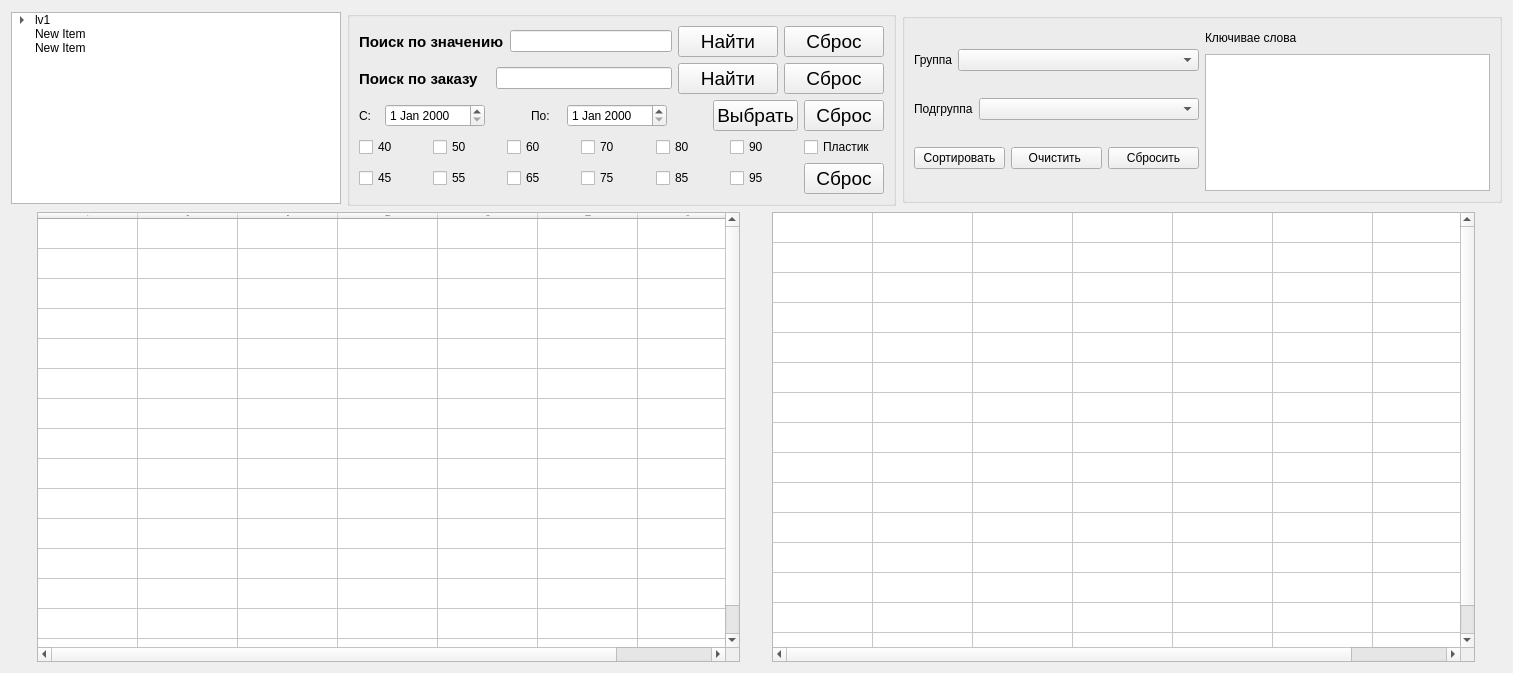
      <widget class="QWidget" name="tab_moove">
       <attribute name="title">
        <string>Отгрузка</string>
       </attribute>
       <layout class="QVBoxLayout" name="verticalLayout_4">
        <item>
         <layout class="QHBoxLayout" name="lay_menu_moove">
          <item>
           <widget class="QTreeWidget" name="tree_moove">
            <property name="sizePolicy">
             <sizepolicy hsizetype="Maximum" vsizetype="Maximum">
              <horstretch>0</horstretch>
              <verstretch>0</verstretch>
             </sizepolicy>
            </property>
            <property name="minimumSize">
             <size>
              <width>330</width>
              <height>180</height>
             </size>
            </property>
            <property name="font">
             <font>
              <weight>62</weight>
              <italic>false</italic>
              <bold>true</bold>
             </font>
            </property>
            <property name="layoutDirection">
             <enum>Qt::LeftToRight</enum>
            </property>
            <property name="editTriggers">
             <set>QAbstractItemView::NoEditTriggers</set>
            </property>
            <property name="selectionMode">
             <enum>QAbstractItemView::ExtendedSelection</enum>
            </property>
            <property name="headerHidden">
             <bool>true</bool>
            </property>
            <attribute name="headerVisible">
             <bool>false</bool>
            </attribute>
            <attribute name="headerCascadingSectionResizes">
             <bool>false</bool>
            </attribute>
            <attribute name="headerDefaultSectionSize">
             <number>120</number>
            </attribute>
            <attribute name="headerHighlightSections">
             <bool>false</bool>
            </attribute>
            <attribute name="headerShowSortIndicator" stdset="0">
             <bool>false</bool>
            </attribute>
            <attribute name="headerStretchLastSection">
             <bool>true</bool>
            </attribute>
            <column>
             <property name="text">
              <string notr="true">Классификация</string>
             </property>
            </column>
            <column>
             <property name="text">
              <string>Количество</string>
             </property>
            </column>
            <item>
             <property name="text">
              <string>lv1</string>
             </property>
             <item>
              <property name="text">
               <string>lv2</string>
              </property>
             </item>
             <item>
              <property name="text">
               <string>New Item</string>
              </property>
             </item>
             <item>
              <property name="text">
               <string>New Item</string>
              </property>
             </item>
            </item>
            <item>
             <property name="text">
              <string>New Item</string>
             </property>
            </item>
            <item>
             <property name="text">
              <string>New Item</string>
             </property>
            </item>
           </widget>
          </item>
          <item>
           <widget class="QGroupBox" name="box_serch_moove">
            <property name="sizePolicy">
             <sizepolicy hsizetype="Preferred" vsizetype="Maximum">
              <horstretch>0</horstretch>
              <verstretch>0</verstretch>
             </sizepolicy>
            </property>
            <property name="title">
             <string/>
            </property>
            <layout class="QVBoxLayout" name="verticalLayout_3">
             <item>
              <layout class="QHBoxLayout" name="lay_value_serch_moove">
               <item>
                <widget class="QLabel" name="label_value_serch_moove">
                 <property name="font">
                  <font>
                   <pointsize>11</pointsize>
                   <weight>75</weight>
                   <italic>false</italic>
                   <bold>true</bold>
                  </font>
                 </property>
                 <property name="text">
                  <string>Поиск по значению</string>
                 </property>
                </widget>
               </item>
               <item>
                <widget class="QLineEdit" name="lineedit_value_serch_moove"/>
               </item>
               <item>
                <widget class="QPushButton" name="pushbutton_ok_value_serch_moove">
                 <property name="minimumSize">
                  <size>
                   <width>100</width>
                   <height>0</height>
                  </size>
                 </property>
                 <property name="font">
                  <font>
                   <pointsize>14</pointsize>
                   <weight>50</weight>
                   <italic>false</italic>
                   <bold>false</bold>
                  </font>
                 </property>
                 <property name="styleSheet">
                  <string notr="true"/>
                 </property>
                 <property name="text">
                  <string>Найти</string>
                 </property>
                </widget>
               </item>
               <item>
                <widget class="QPushButton" name="pushButton_cancel_value_serch_moove">
                 <property name="minimumSize">
                  <size>
                   <width>100</width>
                   <height>0</height>
                  </size>
                 </property>
                 <property name="font">
                  <font>
                   <pointsize>14</pointsize>
                   <weight>50</weight>
                   <italic>false</italic>
                   <bold>false</bold>
                  </font>
                 </property>
                 <property name="text">
                  <string>Сброс</string>
                 </property>
                </widget>
               </item>
              </layout>
             </item>
             <item>
              <layout class="QHBoxLayout" name="lay_nomber_serch_moove">
               <item>
                <widget class="QLabel" name="label_nomber_serch_moove">
                 <property name="font">
                  <font>
                   <pointsize>11</pointsize>
                   <weight>75</weight>
                   <italic>false</italic>
                   <bold>true</bold>
                  </font>
                 </property>
                 <property name="text">
                  <string>Поиск по заказу</string>
                 </property>
                </widget>
               </item>
               <item>
                <spacer name="hspacer_nomber_serch_moove">
                 <property name="orientation">
                  <enum>Qt::Horizontal</enum>
                 </property>
                 <property name="sizeType">
                  <enum>QSizePolicy::Fixed</enum>
                 </property>
                 <property name="sizeHint" stdset="0">
                  <size>
                   <width>11</width>
                   <height>20</height>
                  </size>
                 </property>
                </spacer>
               </item>
               <item>
                <widget class="QLineEdit" name="lineedit_nomber_serch_moove"/>
               </item>
               <item>
                <widget class="QPushButton" name="pushbutton_ok_nomber_serch_moove">
                 <property name="minimumSize">
                  <size>
                   <width>100</width>
                   <height>0</height>
                  </size>
                 </property>
                 <property name="font">
                  <font>
                   <pointsize>14</pointsize>
                   <weight>50</weight>
                   <italic>false</italic>
                   <bold>false</bold>
                  </font>
                 </property>
                 <property name="text">
                  <string>Найти</string>
                 </property>
                </widget>
               </item>
               <item>
                <widget class="QPushButton" name="pushbutton_cancel_nomber_serch_moove">
                 <property name="minimumSize">
                  <size>
                   <width>100</width>
                   <height>0</height>
                  </size>
                 </property>
                 <property name="font">
                  <font>
                   <pointsize>14</pointsize>
                   <weight>50</weight>
                   <italic>false</italic>
                   <bold>false</bold>
                  </font>
                 </property>
                 <property name="text">
                  <string>Сброс</string>
                 </property>
                </widget>
               </item>
              </layout>
             </item>
             <item>
              <layout class="QHBoxLayout" name="lay_date_serch_moove">
               <item>
                <widget class="QLabel" name="label1_data_serch_moove">
                 <property name="minimumSize">
                  <size>
                   <width>20</width>
                   <height>1</height>
                  </size>
                 </property>
                 <property name="maximumSize">
                  <size>
                   <width>9</width>
                   <height>16777215</height>
                  </size>
                 </property>
                 <property name="text">
                  <string>С:</string>
                 </property>
                </widget>
               </item>
               <item>
                <widget class="QDateEdit" name="dateedit_start_serch_moove">
                 <property name="minimumSize">
                  <size>
                   <width>100</width>
                   <height>0</height>
                  </size>
                 </property>
                 <property name="font">
                  <font>
                   <weight>62</weight>
                   <italic>false</italic>
                   <bold>true</bold>
                  </font>
                 </property>
                </widget>
               </item>
               <item>
                <spacer name="hspacer2__data_serch_moove">
                 <property name="orientation">
                  <enum>Qt::Horizontal</enum>
                 </property>
                 <property name="sizeType">
                  <enum>QSizePolicy::Fixed</enum>
                 </property>
                 <property name="sizeHint" stdset="0">
                  <size>
                   <width>40</width>
                   <height>20</height>
                  </size>
                 </property>
                </spacer>
               </item>
               <item>
                <widget class="QLabel" name="label2_data_serch_moove">
                 <property name="minimumSize">
                  <size>
                   <width>30</width>
                   <height>0</height>
                  </size>
                 </property>
                 <property name="maximumSize">
                  <size>
                   <width>15</width>
                   <height>16777215</height>
                  </size>
                 </property>
                 <property name="text">
                  <string>По:</string>
                 </property>
                </widget>
               </item>
               <item>
                <widget class="QDateEdit" name="dateedit_finish_serch_moove">
                 <property name="sizePolicy">
                  <sizepolicy hsizetype="Minimum" vsizetype="Fixed">
                   <horstretch>0</horstretch>
                   <verstretch>0</verstretch>
                  </sizepolicy>
                 </property>
                 <property name="minimumSize">
                  <size>
                   <width>100</width>
                   <height>0</height>
                  </size>
                 </property>
                 <property name="font">
                  <font>
                   <weight>62</weight>
                   <italic>false</italic>
                   <bold>true</bold>
                  </font>
                 </property>
                </widget>
               </item>
               <item>
                <spacer name="hspacer1_data_serch_moove">
                 <property name="orientation">
                  <enum>Qt::Horizontal</enum>
                 </property>
                 <property name="sizeType">
                  <enum>QSizePolicy::Fixed</enum>
                 </property>
                 <property name="sizeHint" stdset="0">
                  <size>
                   <width>40</width>
                   <height>20</height>
                  </size>
                 </property>
                </spacer>
               </item>
               <item>
                <widget class="QPushButton" name="pushbutton_ok_data_serch_moove">
                 <property name="minimumSize">
                  <size>
                   <width>0</width>
                   <height>0</height>
                  </size>
                 </property>
                 <property name="maximumSize">
                  <size>
                   <width>100</width>
                   <height>16777215</height>
                  </size>
                 </property>
                 <property name="font">
                  <font>
                   <pointsize>14</pointsize>
                   <weight>50</weight>
                   <italic>false</italic>
                   <bold>false</bold>
                  </font>
                 </property>
                 <property name="text">
                  <string>Выбрать</string>
                 </property>
                </widget>
               </item>
               <item>
                <widget class="QPushButton" name="pushbutton_cancel_data_serch_moove">
                 <property name="maximumSize">
                  <size>
                   <width>100</width>
                   <height>16777215</height>
                  </size>
                 </property>
                 <property name="font">
                  <font>
                   <pointsize>14</pointsize>
                   <weight>50</weight>
                   <italic>false</italic>
                   <bold>false</bold>
                  </font>
                 </property>
                 <property name="text">
                  <string>Сброс</string>
                 </property>
                </widget>
               </item>
              </layout>
             </item>
             <item>
              <layout class="QGridLayout" name="lay_hard_serch_moove">
               <item row="1" column="5">
                <widget class="QCheckBox" name="checkbox_95_hard_serch_moove">
                 <property name="text">
                  <string>95</string>
                 </property>
                </widget>
               </item>
               <item row="0" column="5">
                <widget class="QCheckBox" name="checkbox_90_hard_serch_moove">
                 <property name="enabled">
                  <bool>true</bool>
                 </property>
                 <property name="text">
                  <string>90</string>
                 </property>
                 <property name="checked">
                  <bool>false</bool>
                 </property>
                </widget>
               </item>
               <item row="1" column="6">
                <widget class="QPushButton" name="pushbutton_cancel_hard_serch_moove">
                 <property name="font">
                  <font>
                   <pointsize>14</pointsize>
                   <weight>50</weight>
                   <italic>false</italic>
                   <bold>false</bold>
                  </font>
                 </property>
                 <property name="text">
                  <string>Сброс</string>
                 </property>
                </widget>
               </item>
               <item row="1" column="4">
                <widget class="QCheckBox" name="checkbox_85_hard_serch_moove">
                 <property name="text">
                  <string>85</string>
                 </property>
                </widget>
               </item>
               <item row="1" column="0">
                <widget class="QCheckBox" name="checkbox_45_hard_serch_moove">
                 <property name="text">
                  <string>45</string>
                 </property>
                </widget>
               </item>
               <item row="1" column="2">
                <widget class="QCheckBox" name="checkbox_65_hard_serch_moove">
                 <property name="text">
                  <string>65</string>
                 </property>
                </widget>
               </item>
               <item row="1" column="3">
                <widget class="QCheckBox" name="checkbox_75_hard_serch_moove">
                 <property name="text">
                  <string>75</string>
                 </property>
                </widget>
               </item>
               <item row="1" column="1">
                <widget class="QCheckBox" name="checkbox_55_hard_serch_moove">
                 <property name="text">
                  <string>55</string>
                 </property>
                </widget>
               </item>
               <item row="0" column="6">
                <widget class="QCheckBox" name="checkbox_plast_hard_serch_moove">
                 <property name="text">
                  <string>Пластик</string>
                 </property>
                </widget>
               </item>
               <item row="0" column="4">
                <widget class="QCheckBox" name="checkbox_80_hard_serch_moove">
                 <property name="text">
                  <string>80</string>
                 </property>
                </widget>
               </item>
               <item row="0" column="3">
                <widget class="QCheckBox" name="checkbox_70_hard_serch_moove">
                 <property name="text">
                  <string>70</string>
                 </property>
                </widget>
               </item>
               <item row="0" column="0">
                <widget class="QCheckBox" name="checkbox_40_hard_serch_moove">
                 <property name="text">
                  <string>40</string>
                 </property>
                </widget>
               </item>
               <item row="0" column="1">
                <widget class="QCheckBox" name="checkbox_50_hard_serch_moove">
                 <property name="text">
                  <string>50</string>
                 </property>
                </widget>
               </item>
               <item row="0" column="2">
                <widget class="QCheckBox" name="checkbox_60_hard_serch_moove">
                 <property name="text">
                  <string>60</string>
                 </property>
                </widget>
               </item>
              </layout>
             </item>
            </layout>
           </widget>
          </item>
          <item>
           <widget class="QGroupBox" name="groupBox">
            <property name="sizePolicy">
             <sizepolicy hsizetype="Preferred" vsizetype="Maximum">
              <horstretch>0</horstretch>
              <verstretch>0</verstretch>
             </sizepolicy>
            </property>
            <property name="minimumSize">
             <size>
              <width>600</width>
              <height>0</height>
             </size>
            </property>
            <property name="maximumSize">
             <size>
              <width>16777215</width>
              <height>190</height>
             </size>
            </property>
            <property name="title">
             <string/>
            </property>
            <layout class="QHBoxLayout" name="horizontalLayout_10">
             <item>
              <layout class="QVBoxLayout" name="verticalLayout_18">
               <item>
                <layout class="QHBoxLayout" name="horizontalLayout_6">
                 <item>
                  <widget class="QLabel" name="label">
                   <property name="text">
                    <string>Группа</string>
                   </property>
                  </widget>
                 </item>
                 <item>
                  <widget class="QComboBox" name="comboBox">
                   <property name="sizePolicy">
                    <sizepolicy hsizetype="Expanding" vsizetype="Fixed">
                     <horstretch>0</horstretch>
                     <verstretch>0</verstretch>
                    </sizepolicy>
                   </property>
                   <property name="maximumSize">
                    <size>
                     <width>260</width>
                     <height>16777215</height>
                    </size>
                   </property>
                  </widget>
                 </item>
                </layout>
               </item>
               <item>
                <layout class="QHBoxLayout" name="horizontalLayout_7">
                 <item>
                  <widget class="QLabel" name="label_2">
                   <property name="text">
                    <string>Подгруппа</string>
                   </property>
                  </widget>
                 </item>
                 <item>
                  <widget class="QComboBox" name="comboBox_2">
                   <property name="sizePolicy">
                    <sizepolicy hsizetype="Expanding" vsizetype="Fixed">
                     <horstretch>0</horstretch>
                     <verstretch>0</verstretch>
                    </sizepolicy>
                   </property>
                   <property name="maximumSize">
                    <size>
                     <width>260</width>
                     <height>16777215</height>
                    </size>
                   </property>
                  </widget>
                 </item>
                </layout>
               </item>
               <item>
                <layout class="QHBoxLayout" name="horizontalLayout_8">
                 <item>
                  <widget class="QPushButton" name="pushButton_2">
                   <property name="text">
                    <string>Сортировать</string>
                   </property>
                  </widget>
                 </item>
                 <item>
                  <widget class="QPushButton" name="pushButton_3">
                   <property name="text">
                    <string>Очистить </string>
                   </property>
                  </widget>
                 </item>
                 <item>
                  <widget class="QPushButton" name="pushButton_4">
                   <property name="text">
                    <string>Сбросить</string>
                   </property>
                  </widget>
                 </item>
                </layout>
               </item>
              </layout>
             </item>
             <item>
              <layout class="QVBoxLayout" name="verticalLayout_19">
               <item>
                <layout class="QHBoxLayout" name="horizontalLayout_9">
                 <item>
                  <widget class="QLabel" name="label_3">
                   <property name="text">
                    <string>Ключивае слова</string>
                   </property>
                  </widget>
                 </item>
                 <item>
                  <spacer name="horizontalSpacer_2">
                   <property name="orientation">
                    <enum>Qt::Horizontal</enum>
                   </property>
                   <property name="sizeHint" stdset="0">
                    <size>
                     <width>40</width>
                     <height>20</height>
                    </size>
                   </property>
                  </spacer>
                 </item>
                </layout>
               </item>
               <item>
                <widget class="QListWidget" name="listWidget">
                 <property name="editTriggers">
                  <set>QAbstractItemView::NoEditTriggers</set>
                 </property>
                </widget>
               </item>
              </layout>
             </item>
            </layout>
           </widget>
          </item>
         </layout>
        </item>
        <item>
         <layout class="QHBoxLayout" name="lay_table_moove">
          <item>
           <widget class="QTableWidget" name="table_in_moove">
            <property name="sizePolicy">
             <sizepolicy hsizetype="Fixed" vsizetype="Expanding">
              <horstretch>99</horstretch>
              <verstretch>99</verstretch>
             </sizepolicy>
            </property>
            <property name="minimumSize">
             <size>
              <width>703</width>
              <height>450</height>
             </size>
            </property>
            <property name="maximumSize">
             <size>
              <width>16777215</width>
              <height>800</height>
             </size>
            </property>
            <property name="font">
             <font>
              <family>Roboto</family>
              <pointsize>-1</pointsize>
              <weight>50</weight>
              <italic>false</italic>
              <bold>false</bold>
             </font>
            </property>
            <property name="editTriggers">
             <set>QAbstractItemView::NoEditTriggers</set>
            </property>
            <property name="selectionMode">
             <enum>QAbstractItemView::ExtendedSelection</enum>
            </property>
            <property name="showGrid">
             <bool>true</bool>
            </property>
            <property name="sortingEnabled">
             <bool>false</bool>
            </property>
            <property name="wordWrap">
             <bool>true</bool>
            </property>
            <property name="cornerButtonEnabled">
             <bool>true</bool>
            </property>
            <property name="rowCount">
             <number>15</number>
            </property>
            <attribute name="horizontalHeaderDefaultSectionSize">
             <number>100</number>
            </attribute>
            <attribute name="horizontalHeaderMinimumSectionSize">
             <number>47</number>
            </attribute>
            <attribute name="verticalHeaderVisible">
             <bool>false</bool>
            </attribute>
            <row/>
            <row/>
            <row/>
            <row/>
            <row/>
            <row/>
            <row/>
            <row/>
            <row/>
            <row/>
            <row/>
            <row/>
            <row/>
            <row/>
            <row/>
            <column>
             <property name="text">
              <string>№</string>
             </property>
            </column>
            <column>
             <property name="text">
              <string>Дата</string>
             </property>
            </column>
            <column>
             <property name="text">
              <string>Имя</string>
             </property>
            </column>
            <column>
             <property name="text">
              <string>Твердость</string>
             </property>
            </column>
            <column>
             <property name="text">
              <string>Заказ</string>
             </property>
            </column>
            <column>
             <property name="text">
              <string>Количество</string>
             </property>
            </column>
            <column>
             <property name="text">
              <string>Текст</string>
             </property>
            </column>
           </widget>
          </item>
          <item>
           <widget class="QTableWidget" name="table_out_moove">
            <property name="sizePolicy">
             <sizepolicy hsizetype="Fixed" vsizetype="Expanding">
              <horstretch>0</horstretch>
              <verstretch>0</verstretch>
             </sizepolicy>
            </property>
            <property name="minimumSize">
             <size>
              <width>703</width>
              <height>0</height>
             </size>
            </property>
            <property name="font">
             <font>
              <family>Roboto</family>
              <pointsize>-1</pointsize>
              <weight>50</weight>
              <italic>false</italic>
              <bold>false</bold>
             </font>
            </property>
            <property name="editTriggers">
             <set>QAbstractItemView::NoEditTriggers</set>
            </property>
            <property name="rowCount">
             <number>15</number>
            </property>
            <attribute name="horizontalHeaderVisible">
             <bool>false</bool>
            </attribute>
            <attribute name="horizontalHeaderDefaultSectionSize">
             <number>100</number>
            </attribute>
            <attribute name="verticalHeaderVisible">
             <bool>false</bool>
            </attribute>
            <attribute name="verticalHeaderHighlightSections">
             <bool>true</bool>
            </attribute>
            <row/>
            <row/>
            <row/>
            <row/>
            <row/>
            <row/>
            <row/>
            <row/>
            <row/>
            <row/>
            <row/>
            <row/>
            <row/>
            <row/>
            <row/>
            <column>
             <property name="text">
              <string>№</string>
             </property>
            </column>
            <column>
             <property name="text">
              <string>Дата</string>
             </property>
            </column>
            <column>
             <property name="text">
              <string>Название</string>
             </property>
            </column>
            <column>
             <property name="text">
              <string>Твердость</string>
             </property>
            </column>
            <column>
             <property name="text">
              <string>Заказ</string>
             </property>
            </column>
            <column>
             <property name="text">
              <string>Количество</string>
             </property>
            </column>
            <column>
             <property name="text">
              <string>Текст</string>
             </property>
            </column>
           </widget>
          </item>
         </layout>
        </item>
       </layout>
      </widget>
